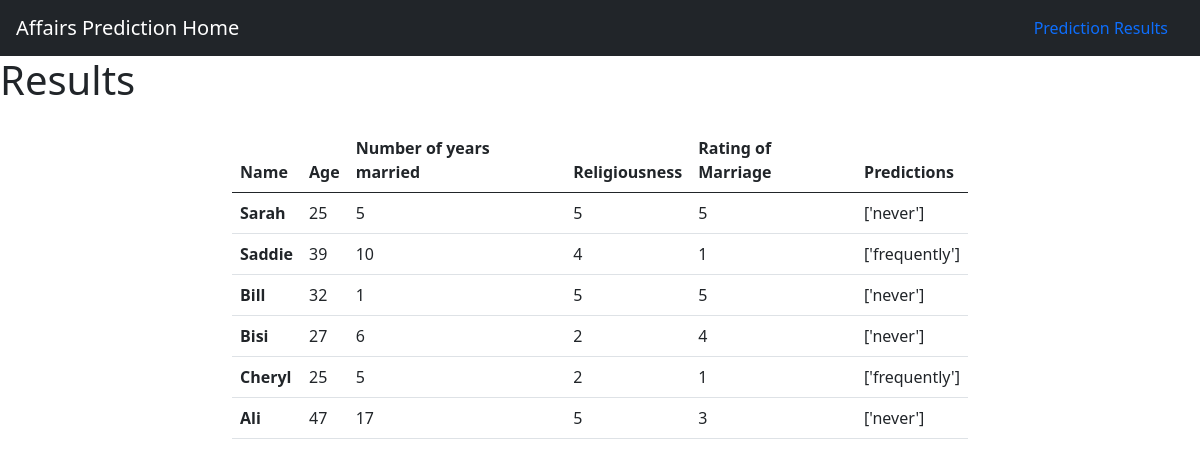
The page /predictions/ on the database its author committed.
### PredictAffairs/models.py (models this page shows, shortened)
class Data(models.Model):
    name = models.CharField(max_length=100, null=True)
    age = models.PositiveIntegerField(validators=[MinValueValidator(18)], null=True)
    years_married = models.PositiveIntegerField(null=True)
    religiousness = models.PositiveIntegerField(validators=[MinValueValidator(1), MaxValueValidator(5)], null=True)
    rating_of_marriage = models.PositiveIntegerField(validators=[MinValueValidator(1), MaxValueValidator(5)], null=True)
    predictions = models.CharField(max_length=100, blank=True)
    date = models.DateTimeField(auto_now_add=True)
    class Meta:
        ordering = ['-date']

### PredictAffairs/views.py (the view)
# urls.py: path('predictions/', views.predictions, name = 'PredictAffairs-predictions')
def predictions(request):
    predicted_affairs = Data.objects.all()
    context = {
        'predicted_affairs': predicted_affairs
    }
    return render(request, 'PredictAffairs/predictions.html', context)

### templates/PredictAffairs/predictions.html (shortened to what this page needs)
{% extends 'partials/base.html' %}
{% block content %}
    <h1>Results</h1>
    <div class = 'container-md'>
        <div class = 'row mt-4'>
            <div class = 'col-md-8 offset-md-2'>
                <table class='table'>
                    <thead>
                        <tr>
                            <th scope='col'>Name</th>
                            <th scope='col'>Age</th>
                            <th scope='col'>Number of years married</th>
                            <th scope='col'>Religiousness</th>
                            <th scope='col'>Rating of Marriage</th>
                            <th scope='col'>Predictions</th>
                        </tr>
                    </thead>
                    <tbody>
                        {% for data in predicted_affairs %}
                        <tr>
                            <th scope='row'>{{ data.name }}</th>
                            <td>{{ data.age }}</td>
                            <td>{{ data.years_married }}</td>
                            <td>{{ data.religiousness }}</td>
                            <td>{{ data.rating_of_marriage }}</td>
                            <td>{{ data.predictions }}</td>
                        </tr>
                        {% endfor %}
                    </tbody>
                </table>
            </div>
        </div>
    </div>
{% endblock %}

### templates/partials/base.html (shortened to what this page needs)
<!doctype html>
<html lang="en">
  <head>
    <link href="https://cdn.jsdelivr.net/npm/bootstrap@5.0.2/dist/css/bootstrap.min.css" rel="stylesheet">
    {% load static %}
  </head>
  <body>
    {% include 'partials/nav.html' %}
    {% block content %}
    {% endblock %}
  </body>
</html>

### templates/partials/nav.html
<nav id="navbar-example2" class="navbar navbar-dark bg-dark px-3">
    <a class="navbar-brand" href="{% url 'PredictAffairs-home' %}">Affairs Prediction Home</a>
    <ul class="nav nav-pills">
      <li class="nav-item">
        <a class="nav-link" href="{% url 'PredictAffairs-predictions' %}">Prediction Results</a>
      </li>
    </ul>
  </nav>

### rows shown on the page
Data: name "Sarah", age "25", years_married "5", religiousness "5", rating_of_marriage "5", predictions "['never']"
Data: name "Saddie", age "39", years_married "10", religiousness "4", rating_of_marriage "1", predictions "['frequently']"
Data: name "Bill", age "32", years_married "1", religiousness "5", rating_of_marriage "5", predictions "['never']"
Data: name "Bisi", age "27", years_married "6", religiousness "2", rating_of_marriage "4", predictions "['never']"
Data: name "Cheryl", age "25", years_married "5", religiousness "2", rating_of_marriage "1", predictions "['frequently']"
Data: name "Ali", age "47", years_married "17", religiousness "5", rating_of_marriage "3", predictions "['never']"
